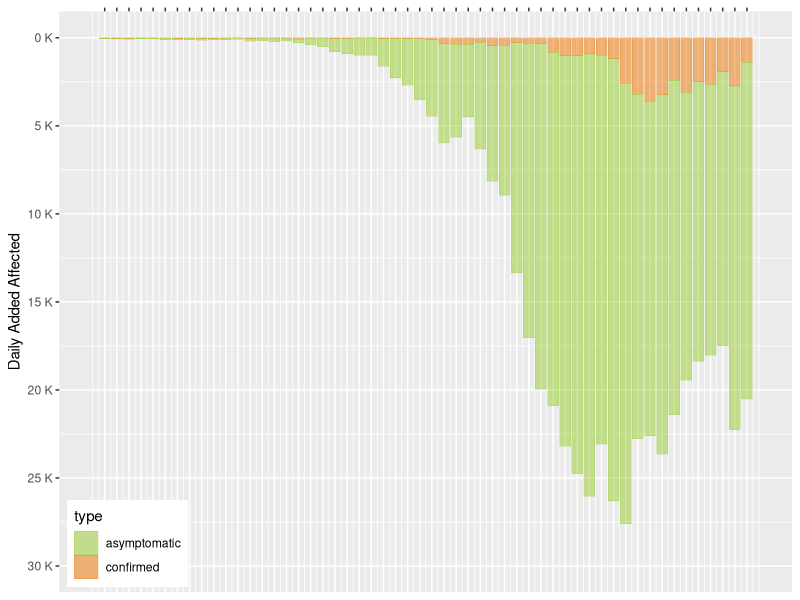
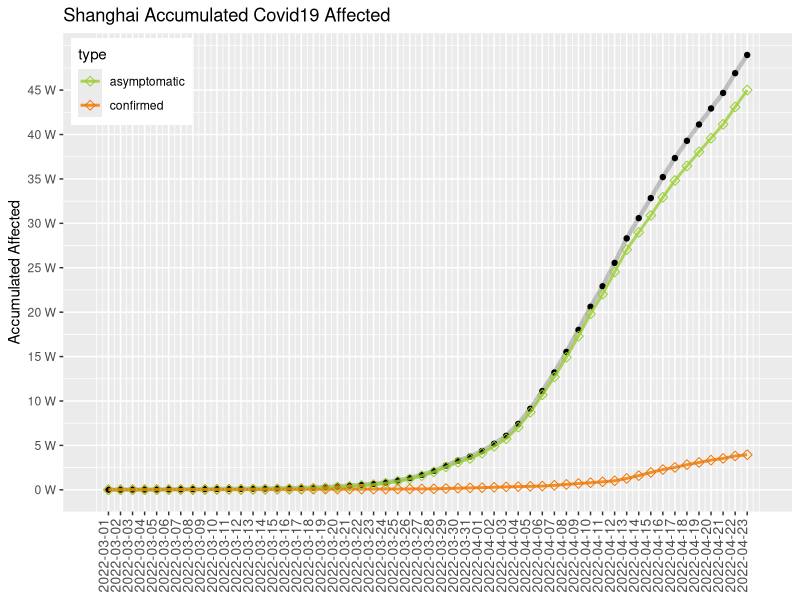

Recreate these plots in R, in order. (Note: this script raises an error after producing the figures.)
## ---- chunk 1
knitr::opts_chunk$set(echo = FALSE)
library(ggplot2)
library(gridExtra)
library(tidyr)
library(scales)
blank_lines <- function(n = 10){cat(rep("&nbsp;  ",n), sep="\n")}

setwd("/home/chenzhou/Documents/DocX/WhaleDocs/Covid19/data")
options(digits = 4)
options(scipen = 0)

data_sh <- read.csv("data_0423_SH.csv")

data_sh$confirmed_add <- data_sh$inbound_confirmed + data_sh$outbound_confirmed
data_sh$asymp_add <- data_sh$inbound_asymp + data_sh$outbound_asymp
data_sh$total_add <- data_sh$confirmed_add + data_sh$asymp_add

data_sh$confirmed_acc <- cumsum(data_sh$confirmed_add) - 380
data_sh$asymp_acc <- cumsum(data_sh$asymp_add) - 120
data_sh$total_affected <- data_sh$confirmed_acc + data_sh$asymp_acc

data_sh$date <- as.Date(data_sh$date, format="%Y-%m-%d")
data_sh <- data_sh[which(data_sh$date >= "2022-03-01"),]

confirmed <- data_sh[,c("date","confirmed_add","confirmed_acc")]
confirmed$type <- "confirmed"
colnames(confirmed)  <- c("date", "add", "acc", "type")
asymp <- data_sh[,c("date","asymp_add", "asymp_acc")]
asymp$type <- "asymptomatic"
colnames(asymp)  <- c("date", "add", "acc", "type")
draw <- rbind(confirmed,asymp)

begin_date <- as.Date("2022-03-01", format="%Y-%m-%d")
term_date <- as.Date("2022-04-23", format="%Y-%m-%d")
total_trend <- ggplot() +
  geom_line(data=data_sh, aes(x=date, y=total_affected), size=1.5, alpha=.2) + geom_point(data=data_sh, aes(x=date, y=total_affected), shape=19) +
  geom_line(data=draw, aes(x=date, y=acc, color=type), size=1, alpha=.8) + geom_point(data=draw, aes(x=date, y=acc, color=type), shape=5, size=2.0) +
  scale_x_date(breaks=seq(begin_date,term_date,by="1 days"),limits=c(begin_date-1,term_date+1)) +
  scale_y_continuous(breaks=seq(0,max(data_sh$total_affected), 5e4),labels=label_number(suffix=" W",scale=1e-4)) +
  ylab("Accumulated Affected") + theme(
    legend.position = c(0.01, 0.99),
    legend.justification = c("left", "top"),
    legend.direction = "vertical",
    legend.box = "horizontal",
    axis.text.x=element_text(size=10, angle=90, hjust=-2, vjust=0),
    axis.title.x=element_blank()
  ) + ggtitle("Shanghai Accumulated Covid19 Affected") +
  scale_color_manual(values=c("confirmed"="darkorange2","asymptomatic"="olivedrab3")) +
  scale_fill_manual(values=c("confirmed"="darkorange2","asymptomatic"="olivedrab3"))

total_add <- ggplot(data=draw, aes(x=date, y=add, color=type)) +
  geom_bar(aes(fill=type),size=0.1,position="stack",stat="identity",alpha=.5) +
  scale_x_date(breaks=seq(begin_date,term_date,by="1 days"),position="top",limits=c(begin_date-1,term_date+1)) +
  scale_y_reverse(breaks=seq(0, 3e4, 5e3),labels=label_number(suffix=" K",scale=1e-3),limits=c(3e4,0)) +
  ylab("Daily Added Affected") +
  theme(axis.text.x=element_blank(),
        legend.position = c(0.01, 0.01),
        legend.justification = c("left", "bottom"),
        axis.title.x=element_blank()) +
  scale_color_manual(values=c("confirmed"="darkorange2","asymptomatic"="olivedrab3")) +
  scale_fill_manual(values=c("confirmed"="darkorange2","asymptomatic"="olivedrab3"))
## ---- chunk 2
blank_lines(4)
## ---- chunk 3
knitr::include_graphics("logo_linear.png")
## ---- chunk 4
grid.arrange(total_trend, total_add, ncol=1, heights=c(3,1))
## ---- chunk 5
knitr::include_graphics("pred.png")
## ---- chunk 6
knitr::include_graphics("predict.png")
## ---- chunk 7
knitr::include_graphics("crs.png")
